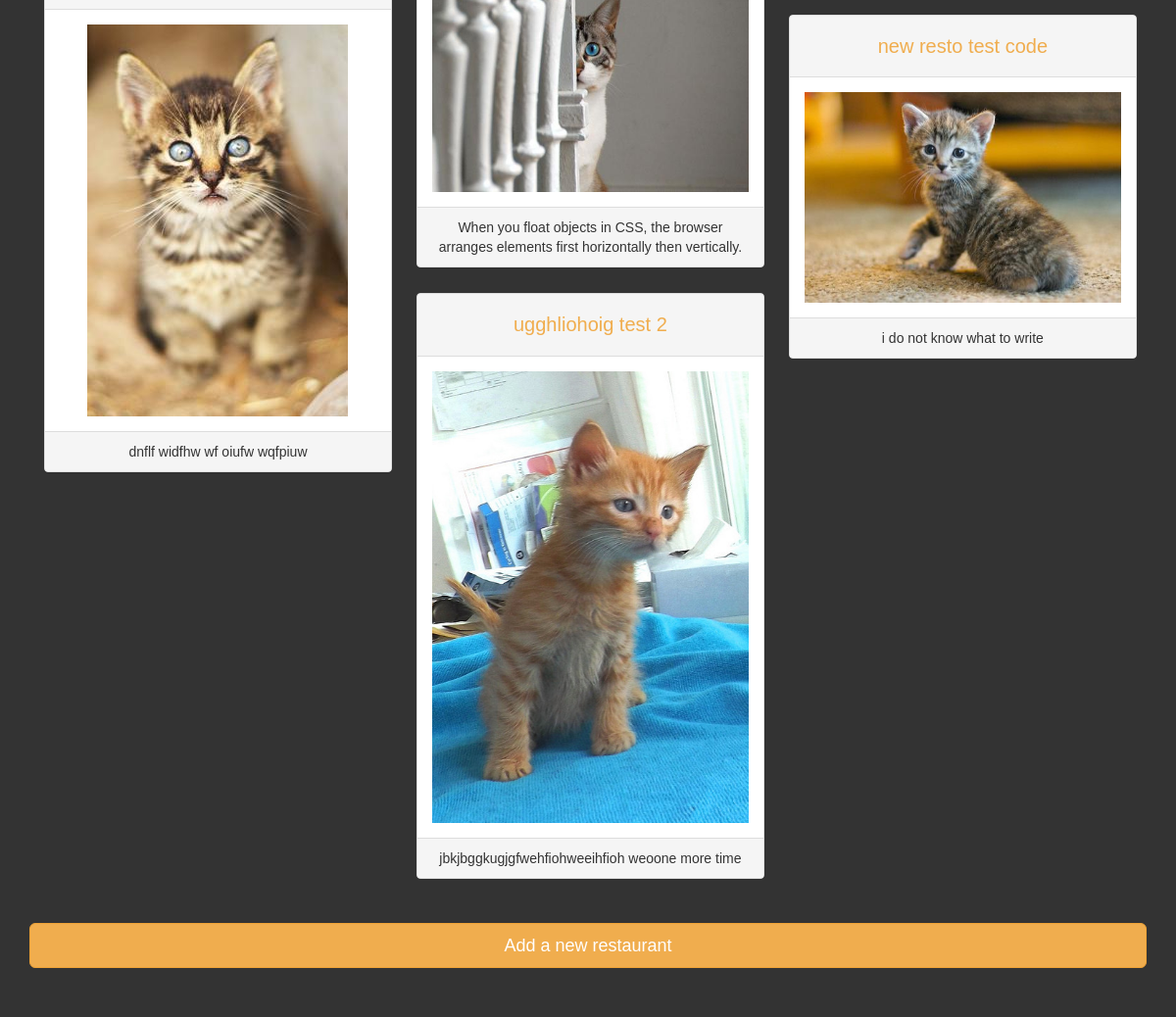
The page /restos/ (signed in, lower part) on the database as committed earlier.
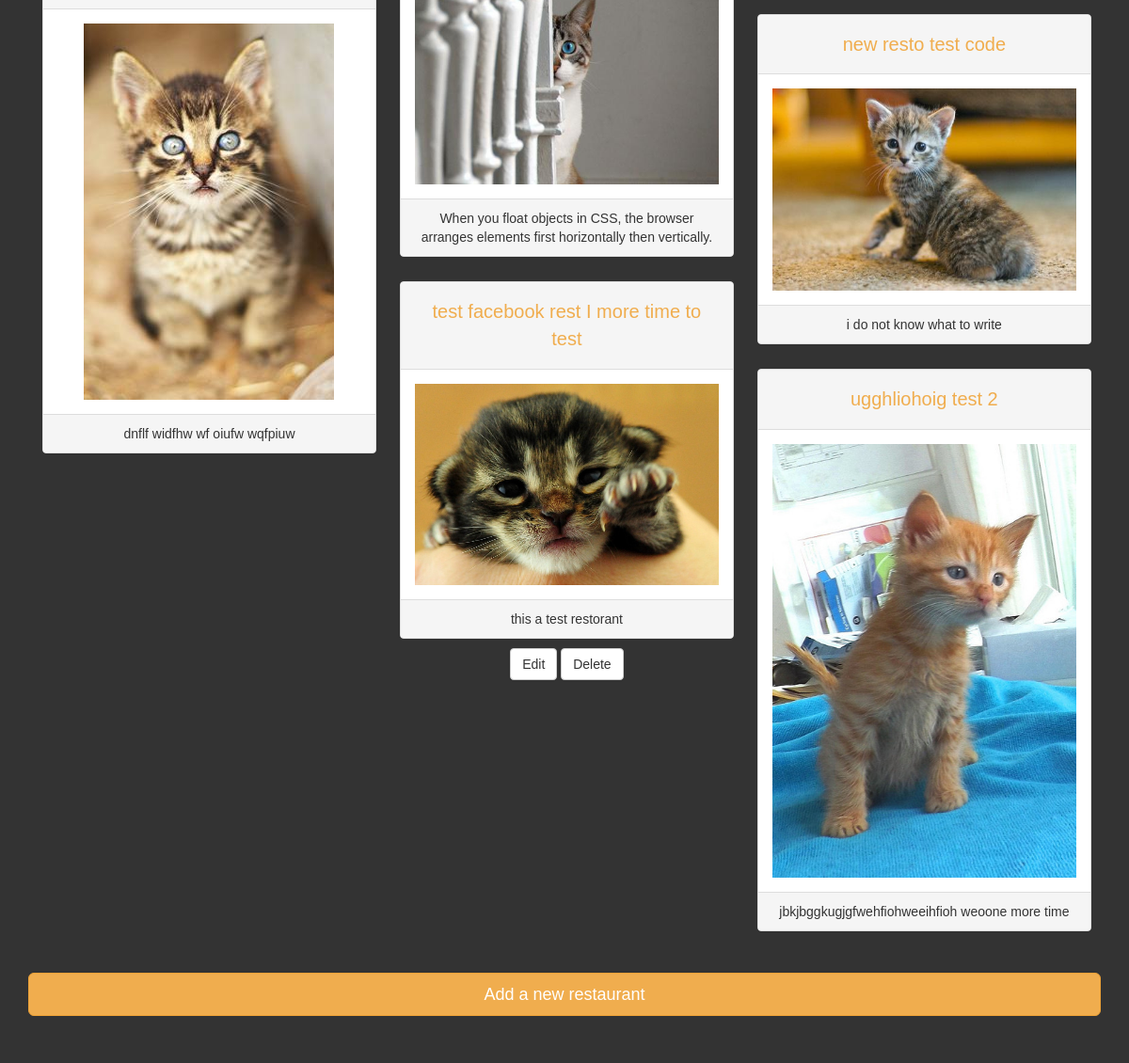
The same page on the database as committed later.
### database_setup_fn.py (models this page shows, shortened)
class Restaurant(Base):
    __tablename__ = 'restaurant'
    id = Column(Integer, primary_key=True)
    name = Column(String(250), nullable=False)
    user_id = Column(Integer, ForeignKey('user.id'))
    user = relationship(User)
    description = Column(String(250))
    image = Column(String(250))

### finalproject.py (the view)
@app.route('/')
@app.route('/restos/')
def showallrestaurants():
    restaurants = session.query(Restaurant).order_by(Restaurant.name).all()
    if 'username' not in login_session:
        return render_template('public_allrestos.html', restos=restaurants)
    else:
        user = session.query(User).\
            filter_by(name=login_session['username']).one()
        return render_template('allrestos.html', restos=restaurants, user=user)

### templates/allrestos.html (shortened to what this page needs)
<!DOCTYPE html>
<html>
<head>
    <link rel="stylesheet" type="text/css" href="/static/bootstrap-3.3.7-dist/css/bootstrap.min.css">
    <link rel="stylesheet" type="text/css" href="/static/bootstrap-3.3.7-dist/css/custom.css">
    <link rel="stylesheet" type="text/css" href="/static/css/styles.css">
</head>
<body>
    <div class="container">
        <div class='row'>
            <div class="col-md-12" align="center" id='grid'>
                {% for resto in restos %}
                <div class="col-sm-12 col-md-6 col-lg-4 item">
                    <div class="panel panel-default">
                        <div class="panel-heading"><a style="font-size:20px; color:#f0ad4e;" class="btn btn-link" href="{{url_for('restoMenu', resto_ID=resto.id)}}">{{resto.name}}</a></div>
                        <div class="panel-body"><img alt='resto image' class = "img-responsive center-block" src="{{resto.image}}"/></div>
                        <div class="panel-footer">{{resto.description}}</div>
                    </div>
                    {% if resto.user_id == user.id %}
                    <a class="btn btn-default" role="button" href="{{url_for('editResto', resto_id=resto.id)}}" style="margin-bottom:30px;">Edit</a> <a class="btn btn-default" role="button" style="margin-bottom:30px;" href="{{url_for('deleteResto',resto_id=resto.id)}}">Delete</a>
                    {% endif %}
                </div>
                {% endfor %}
            </div>
        </div>
        <div class="row">
            <div class="col-md-12" align="center" id="bottom">
                <a href="{{url_for('createNewResto')}}" role ="button" class ="btn btn-warning btn-block btn-lg">Add a new restaurant</a>
            </div>
        </div>
    </div>
</body>
</html>

Rows that differ between the two databases and show on the page:
added Restaurant: name "test facebook rest I more time to test", image (picture), description "this a test restorant"
